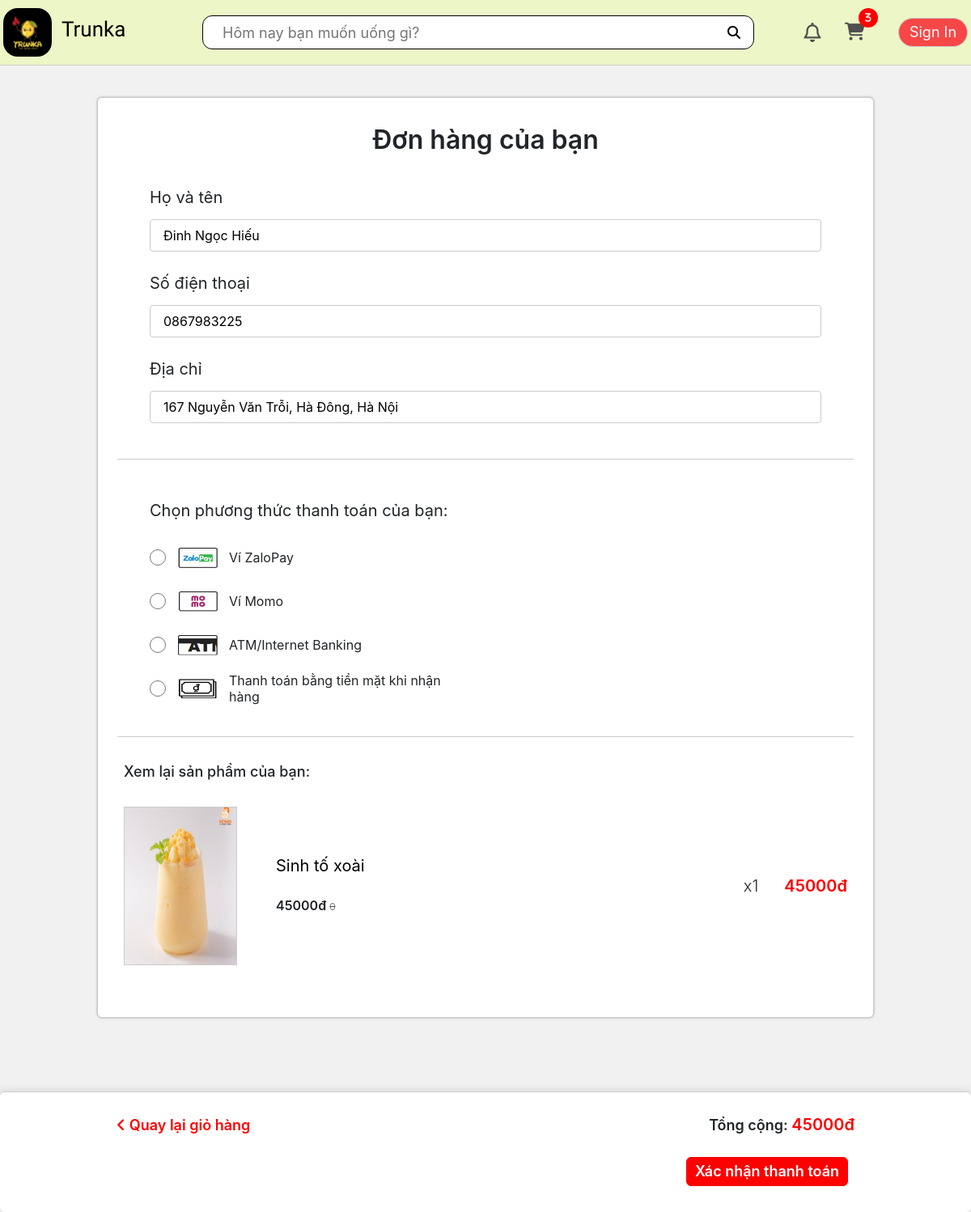
/payment/ (signed in), run on an earlier commit of the app's database.
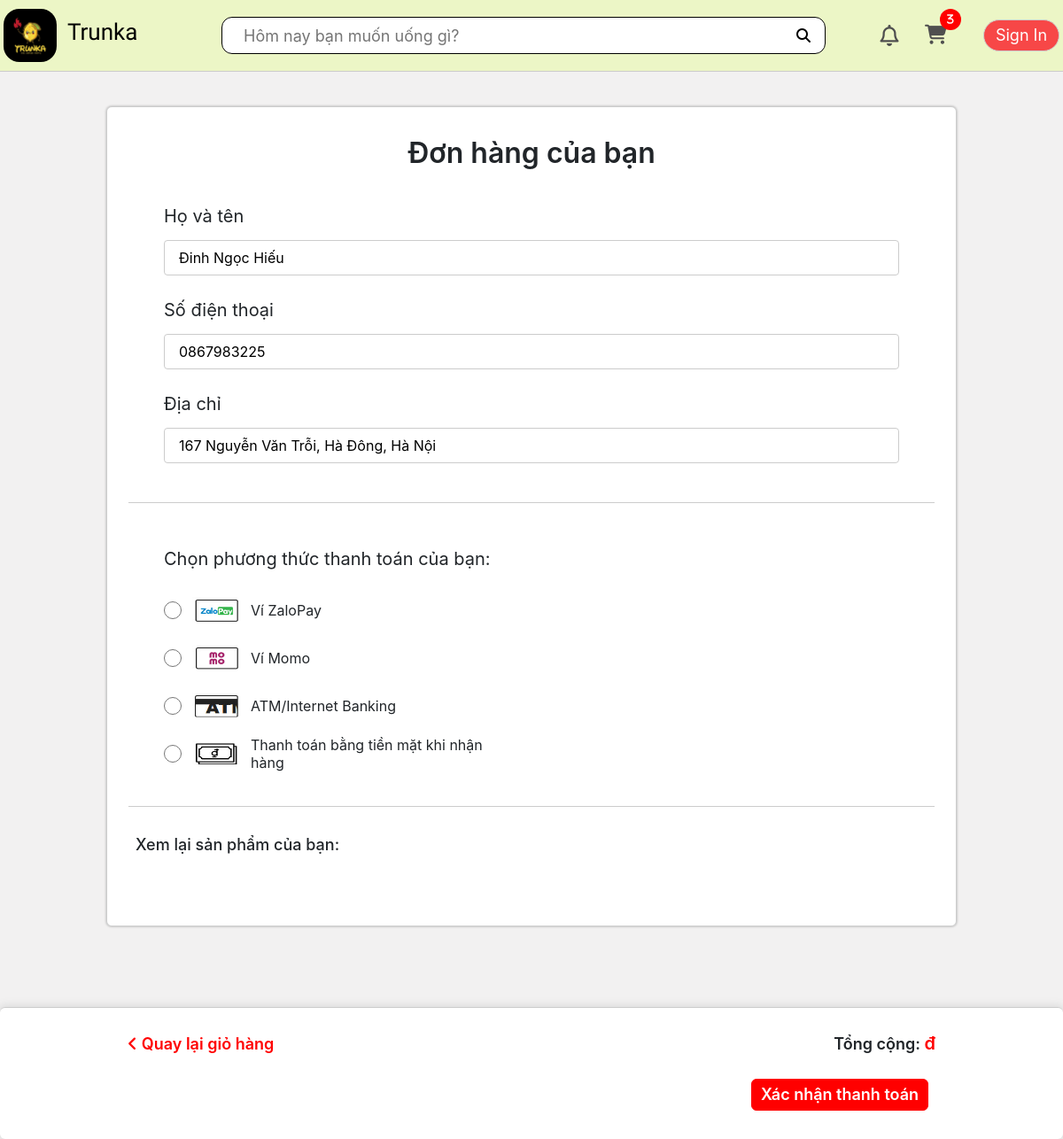
And on a later commit of the database.
### app/models.py (models this page shows, shortened)
class OrderItem(models.Model):
    product = models.ForeignKey(Product, on_delete=models.SET_NULL, blank=True, null=True)
    order = models.ForeignKey(Order, on_delete=models.SET_NULL, blank=True, null=True)
    quantity = models.IntegerField(default=0, null=True, blank=True)
    dateAdded = models.DateTimeField(auto_now_add=True)
    @property
    def get_total(self):
        return self.product.price * self.quantity

class Product(models.Model):
    name = models.CharField(max_length=100, null=True)
    price = models.IntegerField()
    cost = models.IntegerField(default=0)
    description = models.CharField(default='Người bán chưa cung cấp thông tin mô tả sản phẩm.', max_length=3000, null=True, blank=True)
    image = models.ImageField(upload_to='product', null=True, blank=True)
    imageURL = models.URLField(null=True, blank=True)
    slugName = models.SlugField(unique=True, null=True, blank=True)
    CATEGORY_CHOICES = [
        ('category0', 'Trà hoa quả'),
        ('category1', 'Cafe'),
        ('category2', 'Trà sữa'),
        ('category3', 'Trà ô long'),
        ('category4', 'Sữa chua'),
        ('category5', 'Đồ đá xay'),
        ('category6', 'Đồ ăn vặt'),
    ]
    category = models.CharField(
        max_length=30,
        choices=CATEGORY_CHOICES,
        default='category0',
    )

class Order(models.Model):
    customer = models.ForeignKey(User, on_delete=models.SET_NULL, blank=True, null=True)
    name = models.CharField(max_length=100, null=True)
    address = models.CharField(max_length=250, null=True)
    phoneNumber = models.CharField(max_length=10, null=True)
    dateOrder = models.DateTimeField(auto_now_add=True)
    complete = models.BooleanField(default=False, null=True, blank=False)
    active = models.BooleanField(default=False)
    isPaid = models.BooleanField(default=False) # Check if the order has been paid
    def getOrderTotalPrice(self):
        orderitems = self.orderitem_set.all()
        total = sum([item.get_total for item in orderitems])
        return total

### app/views.py (the view)
# urls.py: path('payment/', views.payment, name='payment'),
def payment(request):
    if request.user.is_authenticated:
        customer = request.user
        cart, created = Cart.objects.get_or_create(customer=customer)
        try:
            order = get_object_or_404(Order, customer=customer, complete=False, active=True)
            items = order.orderitem_set.all()
        except Http404:
            order = {'get_cart_items':0, 'get_cart_total':0}
            items = []
    else:
        customer = None
        items = []
        cart = {'getCartItemsAmount': 0}
        order = {'get_cart_items':0, 'get_cart_total':0}
    context = {'cart': cart, 'order': order, 'items': items, 'customer':customer}
    return render(request, 'app/payment.html', context)

### app/models.py (called while the page is built)
    @property
    def avatarURL(self):
        url = '/static/app/images/avatar-icon.png'
        try:
            url = self.avatar.url
        except:
            url = '/static/app/images/avatar-icon.png'
        return url

    def getCartItemsAmount(self):
        cartItems = self.cartitem_set.all()
        total = sum([item.quantity for item in cartItems])
        return total

### app/templates/app/payment.html (shortened to what the changed rows need)
{% extends 'app/base.html' %}
{% load static %}
{% block title %}
    <link rel="stylesheet" href="{% static 'app/css/payment.css' %}"/>
{% endblock title %}
{% block content %}
    <div class="payment">
        <div class="payment__content">
            <div class="list__product">
                {% for item in items %}
                <div class="product" data-product="{{item.product.id}}">
                    <div class="product__img">
                        <a href="/product/{{item.product.slugName}}"><img src="{{item.product.imageURL}}" alt="image-product"></a>
                    </div>
                    <div class="product__info">
                        <div class="description">
                            <div class="description__heading"><a href="/product/{{item.product.slugName}}">{{item.product.name}}</a></div>
                            <div class="description__price">
                                {{item.product.price}}đ
                                <del>{{item.product.cost}}</del>
                            </div>
                        </div>
                        <div class="price">
                            <div class="price__quantity">x{{item.quantity}}</div>
                            <div class="price__total">{{item.get_total}}đ</div>
                        </div>
                    </div>
                </div>
                {% endfor %}
            </div>
        </div>
        <div class="payment__controls">
            <div style="max-width: 960px; margin: 0 auto;">
                <div class="wrapper">
                    <div class="payment__controls-price">
                        Tổng cộng:
                        <span>{{order.getOrderTotalPrice}}đ</span>
                    </div>
                </div>
            </div>
        </div>
    </div>
{% endblock content %}

What changed in the data, as far as the page shows it:
no longer on this page (row unchanged): OrderItem: product.imageURL (picture), product.name "Sinh tố xoài", product.price "45000", product.cost "0", quantity "1", get_total "45000"
no longer on this page (row edited): Order: getOrderTotalPrice "45000"
